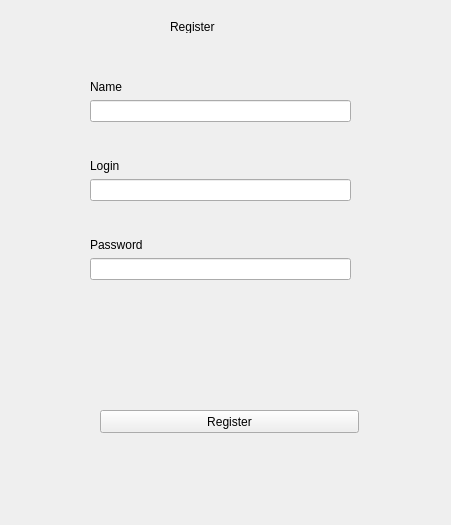
<?xml version="1.0" encoding="UTF-8"?>
<ui version="4.0">
 <class>Form</class>
 <widget class="QWidget" name="Form">
  <property name="geometry">
   <rect>
    <x>0</x>
    <y>0</y>
    <width>451</width>
    <height>525</height>
   </rect>
  </property>
  <property name="windowTitle">
   <string>Form</string>
  </property>
  <widget class="QLabel" name="main_label_reg_2">
   <property name="geometry">
    <rect>
     <x>170</x>
     <y>20</y>
     <width>47</width>
     <height>13</height>
    </rect>
   </property>
   <property name="text">
    <string>Register</string>
   </property>
  </widget>
  <widget class="QWidget" name="verticalLayoutWidget">
   <property name="geometry">
    <rect>
     <x>90</x>
     <y>80</y>
     <width>261</width>
     <height>231</height>
    </rect>
   </property>
   <layout class="QVBoxLayout" name="verticalLayout">
    <item>
     <widget class="QLabel" name="name_label_reg">
      <property name="text">
       <string>Name</string>
      </property>
     </widget>
    </item>
    <item>
     <widget class="QLineEdit" name="name_le_reg"/>
    </item>
    <item>
     <spacer name="verticalSpacer">
      <property name="orientation">
       <enum>Qt::Vertical</enum>
      </property>
      <property name="sizeHint" stdset="0">
       <size>
        <width>20</width>
        <height>40</height>
       </size>
      </property>
     </spacer>
    </item>
    <item>
     <widget class="QLabel" name="login_label_reg">
      <property name="text">
       <string>Login</string>
      </property>
     </widget>
    </item>
    <item>
     <widget class="QLineEdit" name="login_le_reg"/>
    </item>
    <item>
     <spacer name="verticalSpacer_2">
      <property name="orientation">
       <enum>Qt::Vertical</enum>
      </property>
      <property name="sizeHint" stdset="0">
       <size>
        <width>20</width>
        <height>40</height>
       </size>
      </property>
     </spacer>
    </item>
    <item>
     <widget class="QLabel" name="password_label_reg">
      <property name="text">
       <string>Password</string>
      </property>
     </widget>
    </item>
    <item>
     <widget class="QLineEdit" name="password_le_reg"/>
    </item>
    <item>
     <spacer name="verticalSpacer_3">
      <property name="orientation">
       <enum>Qt::Vertical</enum>
      </property>
      <property name="sizeHint" stdset="0">
       <size>
        <width>20</width>
        <height>40</height>
       </size>
      </property>
     </spacer>
    </item>
   </layout>
  </widget>
  <widget class="QPushButton" name="register_button">
   <property name="geometry">
    <rect>
     <x>100</x>
     <y>410</y>
     <width>259</width>
     <height>23</height>
    </rect>
   </property>
   <property name="text">
    <string>Register</string>
   </property>
  </widget>
 </widget>
 <resources/>
 <connections/>
</ui>
